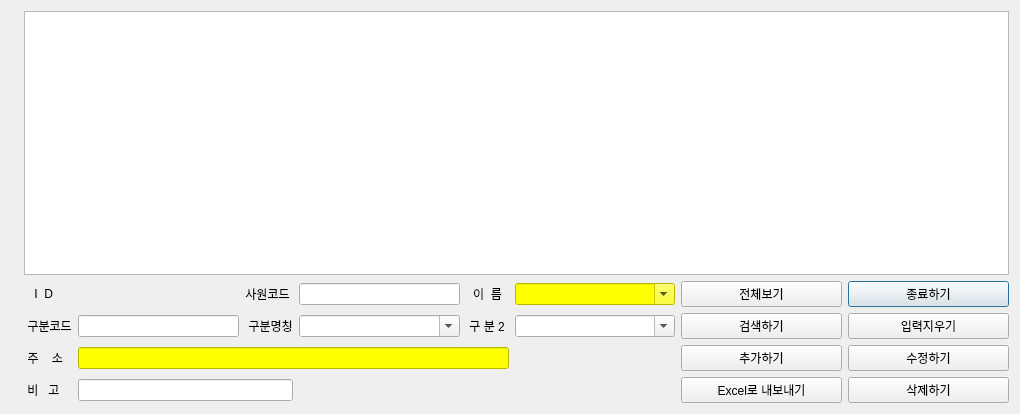
<?xml version="1.0" encoding="UTF-8"?>
<ui version="4.0">
 <class>EmployeeAddressDialog</class>
 <widget class="QDialog" name="EmployeeAddressDialog">
  <property name="geometry">
   <rect>
    <x>0</x>
    <y>0</y>
    <width>1020</width>
    <height>414</height>
   </rect>
  </property>
  <property name="sizePolicy">
   <sizepolicy hsizetype="Expanding" vsizetype="Expanding">
    <horstretch>0</horstretch>
    <verstretch>0</verstretch>
   </sizepolicy>
  </property>
  <property name="windowTitle">
   <string>사원 주소</string>
  </property>
  <layout class="QGridLayout" name="gridLayout_2">
   <item row="1" column="0">
    <layout class="QGridLayout" name="gridLayout">
     <item row="1" column="8">
      <widget class="QPushButton" name="pb_address_close">
       <property name="sizePolicy">
        <sizepolicy hsizetype="Expanding" vsizetype="Fixed">
         <horstretch>0</horstretch>
         <verstretch>0</verstretch>
        </sizepolicy>
       </property>
       <property name="text">
        <string>종료하기</string>
       </property>
      </widget>
     </item>
     <item row="2" column="8">
      <widget class="QPushButton" name="pb_address_clear">
       <property name="sizePolicy">
        <sizepolicy hsizetype="Expanding" vsizetype="Fixed">
         <horstretch>0</horstretch>
         <verstretch>0</verstretch>
        </sizepolicy>
       </property>
       <property name="text">
        <string>입력지우기</string>
       </property>
      </widget>
     </item>
     <item row="1" column="4">
      <widget class="QLineEdit" name="entry_address_code">
       <property name="sizePolicy">
        <sizepolicy hsizetype="MinimumExpanding" vsizetype="Fixed">
         <horstretch>0</horstretch>
         <verstretch>0</verstretch>
        </sizepolicy>
       </property>
      </widget>
     </item>
     <item row="3" column="8">
      <widget class="QPushButton" name="pb_address_update">
       <property name="sizePolicy">
        <sizepolicy hsizetype="Expanding" vsizetype="Fixed">
         <horstretch>0</horstretch>
         <verstretch>0</verstretch>
        </sizepolicy>
       </property>
       <property name="text">
        <string>수정하기</string>
       </property>
      </widget>
     </item>
     <item row="4" column="7">
      <widget class="QPushButton" name="pb_address_excel_export">
       <property name="sizePolicy">
        <sizepolicy hsizetype="Expanding" vsizetype="Fixed">
         <horstretch>0</horstretch>
         <verstretch>0</verstretch>
        </sizepolicy>
       </property>
       <property name="text">
        <string>Excel로 내보내기</string>
       </property>
      </widget>
     </item>
     <item row="3" column="7">
      <widget class="QPushButton" name="pb_address_insert">
       <property name="sizePolicy">
        <sizepolicy hsizetype="Expanding" vsizetype="Fixed">
         <horstretch>0</horstretch>
         <verstretch>0</verstretch>
        </sizepolicy>
       </property>
       <property name="text">
        <string>추가하기</string>
       </property>
      </widget>
     </item>
     <item row="1" column="6">
      <widget class="QComboBox" name="cb_address_ename">
       <property name="sizePolicy">
        <sizepolicy hsizetype="Expanding" vsizetype="Fixed">
         <horstretch>0</horstretch>
         <verstretch>0</verstretch>
        </sizepolicy>
       </property>
       <property name="styleSheet">
        <string notr="true">background-color: rgb(255, 255, 0);</string>
       </property>
       <property name="editable">
        <bool>true</bool>
       </property>
      </widget>
     </item>
     <item row="1" column="2">
      <widget class="QLabel" name="lbl_address_id">
       <property name="sizePolicy">
        <sizepolicy hsizetype="MinimumExpanding" vsizetype="MinimumExpanding">
         <horstretch>0</horstretch>
         <verstretch>0</verstretch>
        </sizepolicy>
       </property>
       <property name="text">
        <string/>
       </property>
      </widget>
     </item>
     <item row="1" column="7">
      <widget class="QPushButton" name="pb_address_show">
       <property name="sizePolicy">
        <sizepolicy hsizetype="Expanding" vsizetype="Fixed">
         <horstretch>0</horstretch>
         <verstretch>0</verstretch>
        </sizepolicy>
       </property>
       <property name="text">
        <string>전체보기</string>
       </property>
      </widget>
     </item>
     <item row="1" column="3">
      <widget class="QLabel" name="label_2">
       <property name="sizePolicy">
        <sizepolicy hsizetype="Fixed" vsizetype="Fixed">
         <horstretch>0</horstretch>
         <verstretch>0</verstretch>
        </sizepolicy>
       </property>
       <property name="text">
        <string>사원코드</string>
       </property>
       <property name="alignment">
        <set>Qt::AlignCenter</set>
       </property>
      </widget>
     </item>
     <item row="2" column="6">
      <widget class="QComboBox" name="cb_address_class2">
       <property name="sizePolicy">
        <sizepolicy hsizetype="Expanding" vsizetype="Fixed">
         <horstretch>0</horstretch>
         <verstretch>0</verstretch>
        </sizepolicy>
       </property>
       <property name="styleSheet">
        <string notr="true"/>
       </property>
       <property name="editable">
        <bool>true</bool>
       </property>
      </widget>
     </item>
     <item row="2" column="7">
      <widget class="QPushButton" name="pb_address_search">
       <property name="sizePolicy">
        <sizepolicy hsizetype="Expanding" vsizetype="Fixed">
         <horstretch>0</horstretch>
         <verstretch>0</verstretch>
        </sizepolicy>
       </property>
       <property name="text">
        <string>검색하기</string>
       </property>
      </widget>
     </item>
     <item row="2" column="5">
      <widget class="QLabel" name="label_4">
       <property name="sizePolicy">
        <sizepolicy hsizetype="Fixed" vsizetype="Fixed">
         <horstretch>0</horstretch>
         <verstretch>0</verstretch>
        </sizepolicy>
       </property>
       <property name="text">
        <string> 구 분 2</string>
       </property>
       <property name="alignment">
        <set>Qt::AlignCenter</set>
       </property>
      </widget>
     </item>
     <item row="4" column="8">
      <widget class="QPushButton" name="pb_address_delete">
       <property name="sizePolicy">
        <sizepolicy hsizetype="Expanding" vsizetype="Fixed">
         <horstretch>0</horstretch>
         <verstretch>0</verstretch>
        </sizepolicy>
       </property>
       <property name="text">
        <string>삭제하기</string>
       </property>
      </widget>
     </item>
     <item row="4" column="0">
      <widget class="QLabel" name="label_8">
       <property name="sizePolicy">
        <sizepolicy hsizetype="Fixed" vsizetype="MinimumExpanding">
         <horstretch>0</horstretch>
         <verstretch>0</verstretch>
        </sizepolicy>
       </property>
       <property name="text">
        <string/>
       </property>
       <property name="alignment">
        <set>Qt::AlignCenter</set>
       </property>
      </widget>
     </item>
     <item row="1" column="5">
      <widget class="QLabel" name="label_3">
       <property name="sizePolicy">
        <sizepolicy hsizetype="Fixed" vsizetype="Fixed">
         <horstretch>0</horstretch>
         <verstretch>0</verstretch>
        </sizepolicy>
       </property>
       <property name="text">
        <string>  이  름  </string>
       </property>
       <property name="alignment">
        <set>Qt::AlignCenter</set>
       </property>
      </widget>
     </item>
     <item row="1" column="1">
      <widget class="QLabel" name="label">
       <property name="sizePolicy">
        <sizepolicy hsizetype="Fixed" vsizetype="Fixed">
         <horstretch>0</horstretch>
         <verstretch>0</verstretch>
        </sizepolicy>
       </property>
       <property name="text">
        <string>   I  D  </string>
       </property>
       <property name="alignment">
        <set>Qt::AlignCenter</set>
       </property>
      </widget>
     </item>
     <item row="2" column="1">
      <widget class="QLabel" name="label_5">
       <property name="sizePolicy">
        <sizepolicy hsizetype="Fixed" vsizetype="Fixed">
         <horstretch>0</horstretch>
         <verstretch>0</verstretch>
        </sizepolicy>
       </property>
       <property name="text">
        <string> 구분코드</string>
       </property>
       <property name="alignment">
        <set>Qt::AlignCenter</set>
       </property>
      </widget>
     </item>
     <item row="2" column="4">
      <widget class="QComboBox" name="cb_address_tname">
       <property name="sizePolicy">
        <sizepolicy hsizetype="Expanding" vsizetype="Fixed">
         <horstretch>0</horstretch>
         <verstretch>0</verstretch>
        </sizepolicy>
       </property>
       <property name="styleSheet">
        <string notr="true"/>
       </property>
       <property name="editable">
        <bool>true</bool>
       </property>
      </widget>
     </item>
     <item row="2" column="2">
      <widget class="QLineEdit" name="entry_address_class1">
       <property name="sizePolicy">
        <sizepolicy hsizetype="MinimumExpanding" vsizetype="Fixed">
         <horstretch>0</horstretch>
         <verstretch>0</verstretch>
        </sizepolicy>
       </property>
      </widget>
     </item>
     <item row="2" column="3">
      <widget class="QLabel" name="label_9">
       <property name="sizePolicy">
        <sizepolicy hsizetype="Fixed" vsizetype="Fixed">
         <horstretch>0</horstretch>
         <verstretch>0</verstretch>
        </sizepolicy>
       </property>
       <property name="text">
        <string> 구분명칭</string>
       </property>
       <property name="alignment">
        <set>Qt::AlignCenter</set>
       </property>
      </widget>
     </item>
     <item row="0" column="1" colspan="8">
      <widget class="QTableView" name="tv_address">
       <property name="sizePolicy">
        <sizepolicy hsizetype="Expanding" vsizetype="Expanding">
         <horstretch>0</horstretch>
         <verstretch>1</verstretch>
        </sizepolicy>
       </property>
      </widget>
     </item>
     <item row="4" column="1">
      <widget class="QLabel" name="label_6">
       <property name="sizePolicy">
        <sizepolicy hsizetype="Fixed" vsizetype="Fixed">
         <horstretch>0</horstretch>
         <verstretch>0</verstretch>
        </sizepolicy>
       </property>
       <property name="text">
        <string> 비   고 </string>
       </property>
       <property name="alignment">
        <set>Qt::AlignCenter</set>
       </property>
      </widget>
     </item>
     <item row="3" column="1">
      <widget class="QLabel" name="label_7">
       <property name="sizePolicy">
        <sizepolicy hsizetype="Fixed" vsizetype="Fixed">
         <horstretch>0</horstretch>
         <verstretch>0</verstretch>
        </sizepolicy>
       </property>
       <property name="text">
        <string> 주    소  </string>
       </property>
       <property name="alignment">
        <set>Qt::AlignCenter</set>
       </property>
      </widget>
     </item>
     <item row="4" column="2" colspan="2">
      <widget class="QLineEdit" name="entry_address_remark">
       <property name="sizePolicy">
        <sizepolicy hsizetype="MinimumExpanding" vsizetype="Fixed">
         <horstretch>0</horstretch>
         <verstretch>0</verstretch>
        </sizepolicy>
       </property>
      </widget>
     </item>
     <item row="3" column="2" colspan="4">
      <widget class="QLineEdit" name="entry_address_no">
       <property name="sizePolicy">
        <sizepolicy hsizetype="Expanding" vsizetype="Fixed">
         <horstretch>0</horstretch>
         <verstretch>0</verstretch>
        </sizepolicy>
       </property>
       <property name="styleSheet">
        <string notr="true">background-color: rgb(255, 255, 0);</string>
       </property>
      </widget>
     </item>
    </layout>
   </item>
  </layout>
 </widget>
 <resources/>
 <connections/>
</ui>
